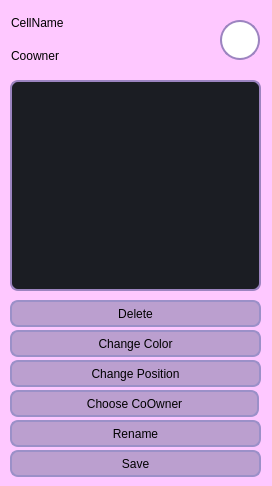
<?xml version="1.0" encoding="UTF-8"?>
<ui version="4.0">
 <class>NewCell</class>
 <widget class="QWidget" name="NewCell">
  <property name="geometry">
   <rect>
    <x>0</x>
    <y>0</y>
    <width>272</width>
    <height>486</height>
   </rect>
  </property>
  <property name="windowTitle">
   <string>Form</string>
  </property>
  <property name="styleSheet">
   <string notr="true">background-color: rgb(254, 200, 255);
color: rgb(0, 0, 0);</string>
  </property>
  <widget class="QTextEdit" name="textEdit">
   <property name="geometry">
    <rect>
     <x>10</x>
     <y>80</y>
     <width>251</width>
     <height>211</height>
    </rect>
   </property>
   <property name="styleSheet">
    <string notr="true">QTextEdit {
	border: 2px solid rgb(156, 132, 192);
	border-radius: 8px;
	padding-left: auto;
    padding-right: auto;
	color: rgb(255, 255, 255);
	background-color: rgb(27, 29, 35);
	font: 600 11pt &quot;Montserrat SemiBold&quot;;
}
QTextEdit:hover {
	border: 2px solid rgb(48, 50, 62);
}
QTextEdit:focus {
	border: 2px solid rgb(48, 50, 62);
	background-color: rgb(43, 45, 56);
}

</string>
   </property>
  </widget>
  <widget class="QLabel" name="label_cell_color">
   <property name="geometry">
    <rect>
     <x>220</x>
     <y>20</y>
     <width>40</width>
     <height>40</height>
    </rect>
   </property>
   <property name="styleSheet">
    <string notr="true">QLabel {
	border: 2px solid rgb(156, 132, 192);
	border-radius: 20px;
	color: rgb(255, 255, 255);
	background-color: #FFF;
	font: 600 11pt &quot;Montserrat SemiBold&quot;;
}



</string>
   </property>
   <property name="text">
    <string/>
   </property>
  </widget>
  <widget class="QLabel" name="cellname">
   <property name="geometry">
    <rect>
     <x>11</x>
     <y>11</y>
     <width>201</width>
     <height>23</height>
    </rect>
   </property>
   <property name="styleSheet">
    <string notr="true">QLabel {
 color: rgb(0, 0, 0);
background-color: rgb(254, 200, 255);
	font: 600 12pt &quot;Montserrat SemiBold&quot;;
}</string>
   </property>
   <property name="text">
    <string>CellName</string>
   </property>
  </widget>
  <widget class="QLabel" name="coowner">
   <property name="geometry">
    <rect>
     <x>11</x>
     <y>44</y>
     <width>201</width>
     <height>23</height>
    </rect>
   </property>
   <property name="styleSheet">
    <string notr="true">QLabel {
 color: rgb(0, 0, 0);
background-color: rgb(254, 200, 255);
	font: 600 12pt &quot;Montserrat SemiBold&quot;;
}</string>
   </property>
   <property name="text">
    <string>Coowner</string>
   </property>
  </widget>
  <widget class="QPushButton" name="deleteButton">
   <property name="geometry">
    <rect>
     <x>10</x>
     <y>300</y>
     <width>251</width>
     <height>27</height>
    </rect>
   </property>
   <property name="styleSheet">
    <string notr="true">QPushButton {
 border: 2px solid  rgb(155, 144, 200);
 border-radius: 8px;
 padding-left: auto;
    padding-right: auto;
 color: rgb(0, 0, 0);
 background-color: rgb(187, 159, 207);
 font: 600 12pt &quot;Montserrat SemiBold&quot;;
}
QPushButton:hover {
 border: 2px solid rgb(156, 132, 192);
 background-color: rgb(156, 132, 192);
}
QPushButton:focus {
 border: 2px solid rgb(109, 86, 154);

}</string>
   </property>
   <property name="text">
    <string>Delete</string>
   </property>
  </widget>
  <widget class="QPushButton" name="btn_color">
   <property name="geometry">
    <rect>
     <x>10</x>
     <y>330</y>
     <width>251</width>
     <height>27</height>
    </rect>
   </property>
   <property name="styleSheet">
    <string notr="true">QPushButton {
 border: 2px solid  rgb(155, 144, 200);
 border-radius: 8px;
 padding-left: auto;
    padding-right: auto;
 color: rgb(0, 0, 0);
 background-color: rgb(187, 159, 207);
 font: 600 12pt &quot;Montserrat SemiBold&quot;;
}
QPushButton:hover {
 border: 2px solid rgb(156, 132, 192);
 background-color: rgb(156, 132, 192);
}
QPushButton:focus {
 border: 2px solid rgb(109, 86, 154);

}</string>
   </property>
   <property name="text">
    <string>Change Color</string>
   </property>
  </widget>
  <widget class="QPushButton" name="btn_coowner">
   <property name="geometry">
    <rect>
     <x>10</x>
     <y>390</y>
     <width>249</width>
     <height>27</height>
    </rect>
   </property>
   <property name="styleSheet">
    <string notr="true">QPushButton {
 border: 2px solid  rgb(155, 144, 200);
 border-radius: 8px;
 padding-left: auto;
    padding-right: auto;
 color: rgb(0, 0, 0);
 background-color: rgb(187, 159, 207);
 font: 600 12pt &quot;Montserrat SemiBold&quot;;
}
QPushButton:hover {
 border: 2px solid rgb(156, 132, 192);
 background-color: rgb(156, 132, 192);
}
QPushButton:focus {
 border: 2px solid rgb(109, 86, 154);

}</string>
   </property>
   <property name="text">
    <string>Choose CoOwner</string>
   </property>
  </widget>
  <widget class="QPushButton" name="btn_position">
   <property name="geometry">
    <rect>
     <x>10</x>
     <y>360</y>
     <width>251</width>
     <height>27</height>
    </rect>
   </property>
   <property name="styleSheet">
    <string notr="true">QPushButton {
 border: 2px solid  rgb(155, 144, 200);
 border-radius: 8px;
 padding-left: auto;
    padding-right: auto;
 color: rgb(0, 0, 0);
 background-color: rgb(187, 159, 207);
 font: 600 12pt &quot;Montserrat SemiBold&quot;;
}
QPushButton:hover {
 border: 2px solid rgb(156, 132, 192);
 background-color: rgb(156, 132, 192);
}
QPushButton:focus {
 border: 2px solid rgb(109, 86, 154);

}</string>
   </property>
   <property name="text">
    <string>Change Position</string>
   </property>
  </widget>
  <widget class="QPushButton" name="btn_savetext">
   <property name="geometry">
    <rect>
     <x>10</x>
     <y>450</y>
     <width>251</width>
     <height>27</height>
    </rect>
   </property>
   <property name="styleSheet">
    <string notr="true">QPushButton {
 border: 2px solid  rgb(155, 144, 200);
 border-radius: 8px;
 padding-left: auto;
    padding-right: auto;
 color: rgb(0, 0, 0);
 background-color: rgb(187, 159, 207);
 font: 600 12pt &quot;Montserrat SemiBold&quot;;
}
QPushButton:hover {
 border: 2px solid rgb(156, 132, 192);
 background-color: rgb(156, 132, 192);
}
QPushButton:focus {
 border: 2px solid rgb(109, 86, 154);

}</string>
   </property>
   <property name="text">
    <string>Save</string>
   </property>
  </widget>
  <widget class="QPushButton" name="btn_rename">
   <property name="geometry">
    <rect>
     <x>10</x>
     <y>420</y>
     <width>251</width>
     <height>27</height>
    </rect>
   </property>
   <property name="styleSheet">
    <string notr="true">QPushButton {
 border: 2px solid  rgb(155, 144, 200);
 border-radius: 8px;
 padding-left: auto;
    padding-right: auto;
 color: rgb(0, 0, 0);
 background-color: rgb(187, 159, 207);
 font: 600 12pt &quot;Montserrat SemiBold&quot;;
}
QPushButton:hover {
 border: 2px solid rgb(156, 132, 192);
 background-color: rgb(156, 132, 192);
}
QPushButton:focus {
 border: 2px solid rgb(109, 86, 154);

}</string>
   </property>
   <property name="text">
    <string>Rename</string>
   </property>
  </widget>
 </widget>
 <tabstops>
  <tabstop>textEdit</tabstop>
  <tabstop>deleteButton</tabstop>
 </tabstops>
 <resources/>
 <connections/>
</ui>
